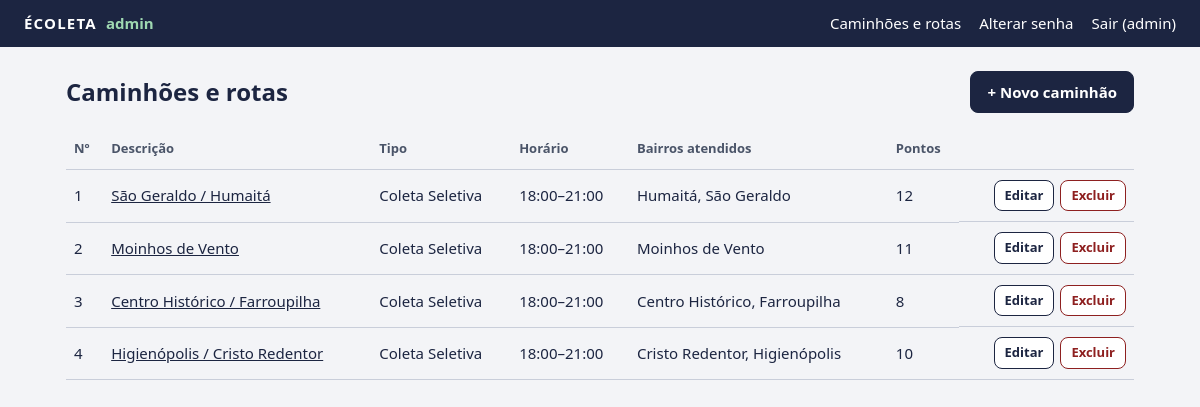
The page /admin/caminhoes.php (signed in) on the database its author committed.
### tables this page shows
CREATE TABLE `rotas` (
  `id` int NOT NULL,
  `descricao` varchar(150) NOT NULL,
  `tipo` varchar(50) NOT NULL,
  `horario_inicio` time NOT NULL,
  `horario_fim` time NOT NULL,
  `cidade` varchar(120) NOT NULL DEFAULT 'Porto Alegre',
  `uf` char(2) NOT NULL DEFAULT 'RS'
);

### admin/inc/bootstrap.php (called while the page is built, shortened)
<?php
function db(): PDO
{
    static $pdo = null;
    return $pdo ??= (new Database())->conectar();
}
function h(?string $texto): string
{
    return htmlspecialchars((string) $texto, ENT_QUOTES | ENT_SUBSTITUTE, 'UTF-8');
}

### admin/inc/RotasAdmin.php (called while the page is built, shortened)
<?php
class RotasAdmin
{
    private PDO $db;
    public function __construct(PDO $db)
    {
        $this->db = $db;
    }
    public function listar(): array
    {
        return $this->db->query(
            "SELECT r.*,
                    (SELECT COUNT(*) FROM rota_pontos p WHERE p.rota_id = r.id) AS total_pontos,
                    (SELECT GROUP_CONCAT(b.bairro ORDER BY b.bairro SEPARATOR ', ') FROM rota_bairros b WHERE b.rota_id = r.id) AS bairros
             FROM rotas r
             ORDER BY r.id"
        )->fetchAll(PDO::FETCH_ASSOC);
    }
}

### admin/caminhoes.php (the view, shortened to what this page needs)
<?php
require_once __DIR__ . '/inc/bootstrap.php';
require_once __DIR__ . '/inc/layout.php';
require_once __DIR__ . '/inc/RotasAdmin.php';
$rotas = new RotasAdmin(db());
$lista = $rotas->listar();
?>
<div class="titulo-pagina">
  <h1>Caminhões e rotas</h1>
  <a class="botao" href="caminhao.php">+ Novo caminhão</a>
</div>
<?php if (!$lista): ?>
<p class="vazio">Nenhum caminhão cadastrado. Comece em “Novo caminhão”.</p>
<?php else: ?>
<div class="tabela-rolagem">
  <table class="tabela">
    <thead>
      <tr>
        <th scope="col">Nº</th>
        <th scope="col">Descrição</th>
        <th scope="col">Tipo</th>
        <th scope="col">Horário</th>
        <th scope="col">Bairros atendidos</th>
        <th scope="col">Pontos</th>
        <th scope="col"><span class="sr-only">Ações</span></th>
      </tr>
    </thead>
    <tbody>
      <?php foreach ($lista as $rota): ?>
      <tr>
        <td><?= (int) $rota['id'] ?></td>
        <td><a href="caminhao.php?id=<?= (int) $rota['id'] ?>"><?= h($rota['descricao']) ?></a></td>
        <td><?= h($rota['tipo']) ?></td>
        <td class="sem-quebra"><?= h(substr($rota['horario_inicio'], 0, 5)) ?>–<?= h(substr($rota['horario_fim'], 0, 5)) ?></td>
        <td><?= h($rota['bairros'] ?? '—') ?></td>
        <td><?= (int) $rota['total_pontos'] ?></td>
        <td class="acoes-linha">
          <a class="botao botao-pequeno botao-secundario" href="caminhao.php?id=<?= (int) $rota['id'] ?>">Editar</a>
          <form method="post" onsubmit="return confirm('Excluir o caminhão <?= (int) $rota['id'] ?> e todos os pontos da rota?')">
            <button type="submit" class="botao botao-pequeno botao-perigo">Excluir</button>
          </form>
        </td>
      </tr>
      <?php endforeach; ?>
    </tbody>
  </table>
</div>
<?php endif; ?>

### admin/assets/admin.css (style rules this page uses)
:root { --azul: #1c2541; --verde: #14532d; --vermelho: #8e2020; --amarelo: #7a5a00; --texto: #1c2541; --texto-suave: #4a5468; --borda: #c9ceda; --fundo: #f3f4f7; --branco: #fff; }
* { box-sizing: border-box; }
body { margin: 0; background: var(--fundo); color: var(--texto); font: 15px/1.5 system-ui, -apple-system, "Segoe UI", Roboto, sans-serif; }
a { color: var(--azul); }
h1 { margin: 0 0 16px; font-size: 24px; }
.titulo-pagina { display: flex; flex-wrap: wrap; align-items: center; justify-content: space-between; gap: 12px; margin-bottom: 16px; }
.titulo-pagina h1, .titulo-pagina h2 { margin: 0; }
.botao { display: inline-block; padding: 9px 16px; border: 1px solid var(--azul); border-radius: 8px; background: var(--azul); color: var(--branco); font: inherit; font-weight: 600; text-decoration: none; white-space: nowrap; cursor: pointer; }
.botao-secundario { background: var(--branco); color: var(--azul); }
.botao-perigo { border-color: var(--vermelho); background: var(--branco); color: var(--vermelho); }
.botao-pequeno { padding: 5px 10px; font-size: 13px; }
.tabela-rolagem { overflow-x: auto; }
.tabela { width: 100%; border-collapse: collapse; }
.tabela th, .tabela td { padding: 10px 8px; border-bottom: 1px solid var(--borda); text-align: left; vertical-align: middle; }
.tabela th { color: var(--texto-suave); font-size: 13px; font-weight: 600; }
.acoes-linha { display: flex; flex-wrap: wrap; justify-content: flex-end; gap: 6px; }
.acoes-linha form { margin: 0; }
.sem-quebra { white-space: nowrap; }

### rows shown on the page
rotas: id "1", descricao "São Geraldo / Humaitá", tipo "Coleta Seletiva", horario_inicio "18:00", horario_fim "21:00", bairros "Humaitá, São Geraldo", total_pontos "12"
rotas: id "2", descricao "Moinhos de Vento", tipo "Coleta Seletiva", horario_inicio "18:00", horario_fim "21:00", bairros "Moinhos de Vento", total_pontos "11"
rotas: id "3", descricao "Centro Histórico / Farroupilha", tipo "Coleta Seletiva", horario_inicio "18:00", horario_fim "21:00", bairros "Centro Histórico, Farroupilha", total_pontos "8"
rotas: id "4", descricao "Higienópolis / Cristo Redentor", tipo "Coleta Seletiva", horario_inicio "18:00", horario_fim "21:00", bairros "Cristo Redentor, Higienópolis", total_pontos "10"

### other values the page prints
$admin['usuario'] "admin"
